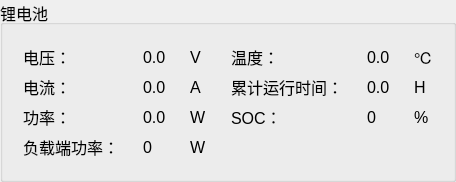
          <widget class="QGroupBox" name="groupBox_5">
           <property name="font">
            <font>
             <family>Arial</family>
             <pointsize>12</pointsize>
            </font>
           </property>
           <property name="title">
            <string>锂电池</string>
           </property>
           <layout class="QHBoxLayout" name="horizontalLayout_13">
            <item>
             <widget class="QWidget" name="widget_22" native="true">
              <layout class="QGridLayout" name="gridLayout_5">
               <item row="0" column="0">
                <widget class="QLabel" name="label_38">
                 <property name="font">
                  <font>
                   <family>Arial</family>
                   <pointsize>12</pointsize>
                  </font>
                 </property>
                 <property name="text">
                  <string>电压：</string>
                 </property>
                </widget>
               </item>
               <item row="1" column="0">
                <widget class="QLabel" name="label_44">
                 <property name="font">
                  <font>
                   <family>Arial</family>
                   <pointsize>12</pointsize>
                  </font>
                 </property>
                 <property name="text">
                  <string>电流：</string>
                 </property>
                </widget>
               </item>
               <item row="2" column="0">
                <widget class="QLabel" name="label_50">
                 <property name="font">
                  <font>
                   <family>Arial</family>
                   <pointsize>12</pointsize>
                  </font>
                 </property>
                 <property name="text">
                  <string>功率：</string>
                 </property>
                </widget>
               </item>
               <item row="3" column="0">
                <widget class="QLabel" name="label_56">
                 <property name="font">
                  <font>
                   <family>Arial</family>
                   <pointsize>12</pointsize>
                  </font>
                 </property>
                 <property name="text">
                  <string>负载端功率：</string>
                 </property>
                </widget>
               </item>
              </layout>
             </widget>
            </item>
            <item>
             <widget class="QWidget" name="widget_23" native="true">
              <layout class="QVBoxLayout" name="verticalLayout">
               <item>
                <widget class="QLabel" name="label_lidianV">
                 <property name="font">
                  <font>
                   <family>Arial</family>
                   <pointsize>12</pointsize>
                  </font>
                 </property>
                 <property name="text">
                  <string>0.0</string>
                 </property>
                </widget>
               </item>
               <item>
                <widget class="QLabel" name="label_lidianA">
                 <property name="font">
                  <font>
                   <family>Arial</family>
                   <pointsize>12</pointsize>
                  </font>
                 </property>
                 <property name="text">
                  <string>0.0</string>
                 </property>
                </widget>
               </item>
               <item>
                <widget class="QLabel" name="label_lidianW">
                 <property name="font">
                  <font>
                   <family>Arial</family>
                   <pointsize>12</pointsize>
                  </font>
                 </property>
                 <property name="text">
                  <string>0.0</string>
                 </property>
                </widget>
               </item>
               <item>
                <widget class="QLabel" name="label_fzdgl">
                 <property name="font">
                  <font>
                   <family>Arial</family>
                   <pointsize>12</pointsize>
                  </font>
                 </property>
                 <property name="text">
                  <string>0</string>
                 </property>
                </widget>
               </item>
              </layout>
             </widget>
            </item>
            <item>
             <widget class="QWidget" name="widget_24" native="true">
              <layout class="QGridLayout" name="gridLayout_11">
               <item row="0" column="0">
                <widget class="QLabel" name="label_40">
                 <property name="font">
                  <font>
                   <family>Arial</family>
                   <pointsize>12</pointsize>
                  </font>
                 </property>
                 <property name="text">
                  <string>V</string>
                 </property>
                </widget>
               </item>
               <item row="1" column="0">
                <widget class="QLabel" name="label_46">
                 <property name="font">
                  <font>
                   <family>Arial</family>
                   <pointsize>12</pointsize>
                  </font>
                 </property>
                 <property name="text">
                  <string>A</string>
                 </property>
                </widget>
               </item>
               <item row="2" column="0">
                <widget class="QLabel" name="label_52">
                 <property name="font">
                  <font>
                   <family>Arial</family>
                   <pointsize>12</pointsize>
                  </font>
                 </property>
                 <property name="text">
                  <string>W</string>
                 </property>
                </widget>
               </item>
               <item row="3" column="0">
                <widget class="QLabel" name="label_58">
                 <property name="font">
                  <font>
                   <family>Arial</family>
                   <pointsize>12</pointsize>
                  </font>
                 </property>
                 <property name="text">
                  <string>W</string>
                 </property>
                </widget>
               </item>
              </layout>
             </widget>
            </item>
            <item>
             <widget class="QWidget" name="widget_21" native="true">
              <layout class="QGridLayout" name="gridLayout_12">
               <item row="0" column="0">
                <widget class="QLabel" name="label_41">
                 <property name="font">
                  <font>
                   <family>Arial</family>
                   <pointsize>12</pointsize>
                  </font>
                 </property>
                 <property name="text">
                  <string>温度：</string>
                 </property>
                </widget>
               </item>
               <item row="1" column="0">
                <widget class="QLabel" name="label_47">
                 <property name="font">
                  <font>
                   <family>Arial</family>
                   <pointsize>12</pointsize>
                  </font>
                 </property>
                 <property name="text">
                  <string>累计运行时间：</string>
                 </property>
                </widget>
               </item>
               <item row="2" column="0">
                <widget class="QLabel" name="label_53">
                 <property name="font">
                  <font>
                   <family>Arial</family>
                   <pointsize>12</pointsize>
                  </font>
                 </property>
                 <property name="text">
                  <string>SOC：</string>
                 </property>
                </widget>
               </item>
               <item row="3" column="0">
                <widget class="QLabel" name="label_42">
                 <property name="text">
                  <string/>
                 </property>
                </widget>
               </item>
              </layout>
             </widget>
            </item>
            <item>
             <widget class="QWidget" name="widget_25" native="true">
              <layout class="QVBoxLayout" name="verticalLayout_3">
               <item>
                <widget class="QLabel" name="label_lidianTemp">
                 <property name="font">
                  <font>
                   <family>Arial</family>
                   <pointsize>12</pointsize>
                  </font>
                 </property>
                 <property name="text">
                  <string>0.0</string>
                 </property>
                </widget>
               </item>
               <item>
                <widget class="QLabel" name="label_lidianruntime">
                 <property name="font">
                  <font>
                   <family>Arial</family>
                   <pointsize>12</pointsize>
                  </font>
                 </property>
                 <property name="text">
                  <string>0.0</string>
                 </property>
                </widget>
               </item>
               <item>
                <widget class="QLabel" name="label_lidiansoc">
                 <property name="font">
                  <font>
                   <family>Arial</family>
                   <pointsize>12</pointsize>
                  </font>
                 </property>
                 <property name="text">
                  <string>0</string>
                 </property>
                </widget>
               </item>
               <item>
                <widget class="QLabel" name="label_84">
                 <property name="text">
                  <string/>
                 </property>
                </widget>
               </item>
              </layout>
             </widget>
            </item>
            <item>
             <widget class="QWidget" name="widget_28" native="true">
              <layout class="QGridLayout" name="gridLayout_14">
               <item row="2" column="0">
                <widget class="QLabel" name="label_55">
                 <property name="font">
                  <font>
                   <family>Arial</family>
                   <pointsize>12</pointsize>
                  </font>
                 </property>
                 <property name="text">
                  <string>%</string>
                 </property>
                </widget>
               </item>
               <item row="0" column="0">
                <widget class="QLabel" name="label_43">
                 <property name="font">
                  <font>
                   <family>Arial</family>
                   <pointsize>12</pointsize>
                  </font>
                 </property>
                 <property name="text">
                  <string>℃</string>
                 </property>
                </widget>
               </item>
               <item row="1" column="0">
                <widget class="QLabel" name="label_49">
                 <property name="font">
                  <font>
                   <family>Arial</family>
                   <pointsize>12</pointsize>
                  </font>
                 </property>
                 <property name="text">
                  <string>H</string>
                 </property>
                </widget>
               </item>
               <item row="3" column="0">
                <widget class="QLabel" name="label_48">
                 <property name="text">
                  <string/>
                 </property>
                </widget>
               </item>
              </layout>
             </widget>
            </item>
           </layout>
          </widget>
